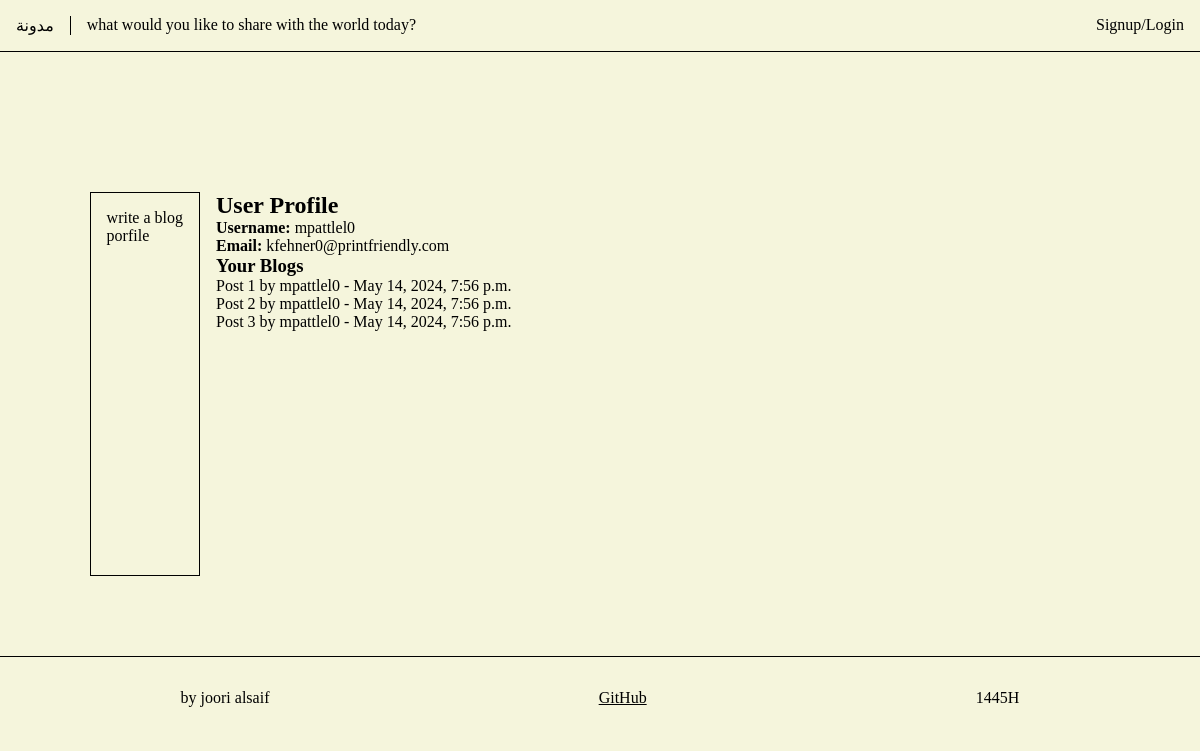
The page /auth/profile (signed in) on the database its author committed.
### user_app/models.py (models this page shows, shortened)
class user(AbstractBaseUser):
    GENDER_CHOICES = (
        (1,'male'),
        (2,'female')
    )
    username = models.CharField(max_length = 20, primary_key=True, unique= True)
    email = models.EmailField(max_length=254, unique=True)
    password = models.CharField(max_length=128, null=True)
    created_at = models.DateTimeField(auto_now_add=True)
    updated_at = models.DateTimeField(auto_now=True)
    gender = models.SmallIntegerField(choices= GENDER_CHOICES)
    is_active = models.BooleanField(default=True)
    is_staff = models.BooleanField(default=False)
    is_superuser = models.BooleanField(default=False)
    USERNAME_FIELD = 'username'
    REQUIRED_FIELDS = ['gender','email']
    objects = UserManager()

### blogs_app/models.py (models this page shows, shortened)
class post(models.Model):
    title = models.CharField(max_length=50)
    category = models.CharField(max_length=15)
    content = models.TextField()
    date = models.DateTimeField(auto_now_add=True)  # Automatically set the field to now when the object is first created
    written_by = models.ForeignKey(user, on_delete=models.PROTECT, to_field='username')

### user_app/views.py (the view)
# urls.py: path('profile', views.profile, name='profile'),
@login_required
def profile(request):
    user = request.user
    user_posts = post.objects.filter(written_by_id=user)
    context = {
        'user': user,
        'user_posts': user_posts,
    }
    return render(request, 'user_app/profile.html', context)

### user_app/templates/user_app/profile.html (shortened to what this page needs)
{% extends 'layouts/base.html' %}
{% load static %}
{% block content %}
<main class="margin-top-7">
    <h2>User Profile</h2>
    <p><strong>Username:</strong> {{ user.username }}</p>
    <p><strong>Email:</strong> {{ user.email }}</p>
    <h3>Your Blogs</h3>
    {% if user_posts %}
        <ul>
            {% for post in user_posts %}
                <li>{{ post.title }} - {{ post.date }}</li>
            {% endfor %}
        </ul>
    {% else %}
        <p>You have not written any blogs yet.</p>
    {% endif %}
</main>
{% endblock content %}

### templates/layouts/base.html (shortened to what this page needs)
{% load static %}
<!DOCTYPE html>
<html lang="ar">
<head>
    <link rel="stylesheet" type="text/css" href="{% static 'css/base.css' %}?{% now 'U' %}">
</head>
<body>
    {% include 'includes/header.html' %}
    <aside>
        {% block user_blog_actions %}
        <ul>
            <li>
               <a href="/new_post">write a blog</a>
            </li>
            <li> <a href="{% url 'user_app:profile' %}">porfile</a> </li>
        </ul>
        {% endblock user_blog_actions %}
    </aside>
    <div class="content">
    {% block content %}
    {% endblock content %}
    </div>
    {% include 'includes/footer.html' %}
</body>
</html>

### templates/includes/header.html
{% load static %}
<header>
    <nav class="header-nav">
        <ul class="logo-block">
            <li class="logo"> <a href="/">مدونة</a></li>
            <li>
                <p>what would you like to share with the world today?</p>
            </li>
        </ul>
        <ul class="header-subnav">
            <li>
                <a href="{% url 'user_app:signup' %}">Signup/Login</a>
            </li>
        </ul>
    </nav>
</header>

### templates/includes/footer.html
{% load static %}
<footer>
    <ul>
        <li>by joori alsaif</li>
        <li style="text-decoration: underline;"><a href="https://github.com/jouryABDULLAH">GitHub</a></li>
        <li>1445H</li>
    </ul>
</footer>

### static/css/base.css (style rules this page uses)
* { padding: 0; margin: 0; box-sizing: border-box; }
body { background-color: beige; height: 70vh; }
ul, li { list-style: none; }
a { text-decoration: none; color: black; }
.content { padding: 1rem; max-width: 80%; }
.header-nav { display: flex; border-bottom: 1px black solid; padding: 1rem; justify-content: space-between; }
.logo-block { display: flex; gap: 1rem; }
.logo { border-right: 1px black solid; padding-right: 1rem; }
.header-subnav { display: flex; justify-content: space-between; gap: 1rem; }
@media only screen and (min-width: 770px) { body { display: grid; grid-template-columns: 200px 1fr; grid-template-rows: 4rem 35rem 1fr; height: 70vh; } }
@media only screen and (min-width: 770px) { header { grid-column: 1/3; } }
@media only screen and (min-width: 770px) { aside { grid-row: 2 / 3; padding: 1rem; justify-self: end; border: 1px solid black; margin-top: 8rem; max-height: 24rem; height: 100%; } }
@media only screen and (min-width: 770px) { footer { grid-column: 1/3; text-align: center; padding: 1rem; } }
footer { border-top: solid black 1px; padding-top: 2rem; margin-top: 2rem; }
footer > ul { display: flex; justify-content: space-around; }
.margin-top-7 { margin-top: 7rem; }

### rows shown on the page
user: username "mpattlel0", email "kfehner0@printfriendly.com"
post: title "Post 1 by mpattlel0", date "May 14, 2024, 7:56 p.m."
post: title "Post 2 by mpattlel0", date "May 14, 2024, 7:56 p.m."
post: title "Post 3 by mpattlel0", date "May 14, 2024, 7:56 p.m."
